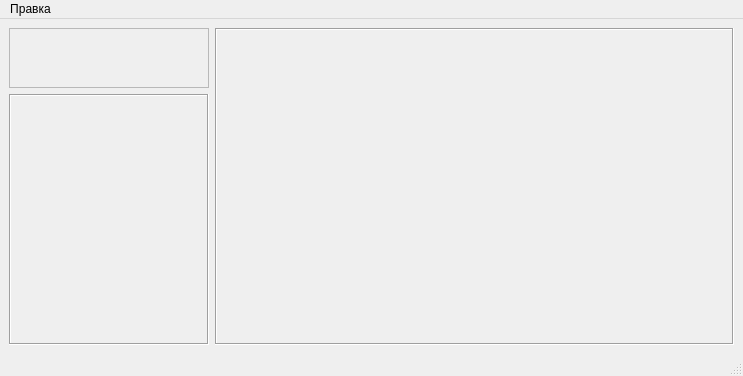
<?xml version="1.0" encoding="UTF-8"?>
<ui version="4.0">
 <class>MainWindow</class>
 <widget class="QMainWindow" name="MainWindow">
  <property name="geometry">
   <rect>
    <x>0</x>
    <y>0</y>
    <width>743</width>
    <height>376</height>
   </rect>
  </property>
  <property name="windowTitle">
   <string>MainWindow</string>
  </property>
  <widget class="QWidget" name="centralwidget">
   <layout class="QGridLayout" name="gridLayout">
    <item row="0" column="0">
     <widget class="QFrame" name="frame_2">
      <property name="frameShape">
       <enum>QFrame::StyledPanel</enum>
      </property>
      <property name="frameShadow">
       <enum>QFrame::Sunken</enum>
      </property>
      <layout class="QHBoxLayout" name="horizontalLayout">
       <item>
        <widget class="QPushButton" name="moveMode_pushButton">
         <property name="sizePolicy">
          <sizepolicy hsizetype="Minimum" vsizetype="Minimum">
           <horstretch>0</horstretch>
           <verstretch>0</verstretch>
          </sizepolicy>
         </property>
         <property name="minimumSize">
          <size>
           <width>40</width>
           <height>40</height>
          </size>
         </property>
         <property name="maximumSize">
          <size>
           <width>40</width>
           <height>40</height>
          </size>
         </property>
         <property name="text">
          <string/>
         </property>
         <property name="icon">
          <iconset resource="icons.qrc">
           <normaloff>:/images/move.png</normaloff>
           <normalon>:/images/move_pressed.png</normalon>:/images/move.png</iconset>
         </property>
         <property name="iconSize">
          <size>
           <width>40</width>
           <height>40</height>
          </size>
         </property>
         <property name="checkable">
          <bool>true</bool>
         </property>
         <property name="checked">
          <bool>false</bool>
         </property>
         <property name="default">
          <bool>false</bool>
         </property>
         <property name="flat">
          <bool>true</bool>
         </property>
        </widget>
       </item>
       <item>
        <widget class="QPushButton" name="rotateMode_pushButton">
         <property name="minimumSize">
          <size>
           <width>40</width>
           <height>40</height>
          </size>
         </property>
         <property name="maximumSize">
          <size>
           <width>40</width>
           <height>40</height>
          </size>
         </property>
         <property name="text">
          <string/>
         </property>
         <property name="icon">
          <iconset resource="icons.qrc">
           <normaloff>:/images/rotate.png</normaloff>
           <normalon>:/images/rotate_pressed.png</normalon>:/images/rotate.png</iconset>
         </property>
         <property name="iconSize">
          <size>
           <width>40</width>
           <height>40</height>
          </size>
         </property>
         <property name="checkable">
          <bool>true</bool>
         </property>
         <property name="checked">
          <bool>false</bool>
         </property>
         <property name="flat">
          <bool>true</bool>
         </property>
        </widget>
       </item>
       <item>
        <widget class="QPushButton" name="scaleMode_pushButton">
         <property name="enabled">
          <bool>true</bool>
         </property>
         <property name="minimumSize">
          <size>
           <width>40</width>
           <height>40</height>
          </size>
         </property>
         <property name="maximumSize">
          <size>
           <width>40</width>
           <height>40</height>
          </size>
         </property>
         <property name="text">
          <string/>
         </property>
         <property name="icon">
          <iconset resource="icons.qrc">
           <normaloff>:/images/scale.png</normaloff>
           <normalon>:/images/scale_pressed.png</normalon>:/images/scale.png</iconset>
         </property>
         <property name="iconSize">
          <size>
           <width>40</width>
           <height>40</height>
          </size>
         </property>
         <property name="checkable">
          <bool>true</bool>
         </property>
         <property name="flat">
          <bool>true</bool>
         </property>
        </widget>
       </item>
      </layout>
     </widget>
    </item>
    <item row="0" column="1" rowspan="2">
     <widget class="QFrame" name="frame">
      <property name="minimumSize">
       <size>
        <width>200</width>
        <height>200</height>
       </size>
      </property>
      <property name="frameShape">
       <enum>QFrame::Box</enum>
      </property>
      <property name="frameShadow">
       <enum>QFrame::Sunken</enum>
      </property>
      <layout class="QVBoxLayout" name="verticalLayout">
       <item>
        <widget class="PainterWidget" name="painter_widget" native="true">
         <property name="sizePolicy">
          <sizepolicy hsizetype="Expanding" vsizetype="Expanding">
           <horstretch>0</horstretch>
           <verstretch>0</verstretch>
          </sizepolicy>
         </property>
         <property name="minimumSize">
          <size>
           <width>0</width>
           <height>0</height>
          </size>
         </property>
         <property name="autoFillBackground">
          <bool>false</bool>
         </property>
        </widget>
       </item>
      </layout>
     </widget>
    </item>
    <item row="1" column="0">
     <widget class="QStackedWidget" name="parameters_stackedWidget">
      <property name="maximumSize">
       <size>
        <width>200</width>
        <height>16777215</height>
       </size>
      </property>
      <property name="frameShape">
       <enum>QFrame::Box</enum>
      </property>
      <property name="frameShadow">
       <enum>QFrame::Sunken</enum>
      </property>
      <property name="currentIndex">
       <number>0</number>
      </property>
      <widget class="QWidget" name="empty_page"/>
      <widget class="moveParameters" name="move_page"/>
      <widget class="RotateParameters" name="rotate_page"/>
      <widget class="ScaleParameters" name="scale_page"/>
     </widget>
    </item>
   </layout>
  </widget>
  <widget class="QMenuBar" name="menubar">
   <property name="geometry">
    <rect>
     <x>0</x>
     <y>0</y>
     <width>743</width>
     <height>22</height>
    </rect>
   </property>
   <widget class="QMenu" name="history_menu">
    <property name="title">
     <string>Правка</string>
    </property>
    <widget class="QMenu" name="showhistory_menu">
     <property name="title">
      <string>История операций</string>
     </property>
    </widget>
    <addaction name="backward_action"/>
    <addaction name="forward_action"/>
    <addaction name="showhistory_menu"/>
   </widget>
   <addaction name="history_menu"/>
  </widget>
  <widget class="QStatusBar" name="statusbar"/>
  <action name="backward_action">
   <property name="text">
    <string>Назад</string>
   </property>
   <property name="shortcut">
    <string>Ctrl+Z</string>
   </property>
  </action>
  <action name="forward_action">
   <property name="text">
    <string>Вперед</string>
   </property>
   <property name="shortcut">
    <string>Ctrl+Y</string>
   </property>
  </action>
 </widget>
 <customwidgets>
  <customwidget>
   <class>PainterWidget</class>
   <extends>QWidget</extends>
   <header location="global">painterwidget.h</header>
   <container>1</container>
  </customwidget>
  <customwidget>
   <class>moveParameters</class>
   <extends>QWidget</extends>
   <header location="global">moveparameters.h</header>
   <container>1</container>
  </customwidget>
  <customwidget>
   <class>RotateParameters</class>
   <extends>QWidget</extends>
   <header location="global">rotateparameters.h</header>
   <container>1</container>
  </customwidget>
  <customwidget>
   <class>ScaleParameters</class>
   <extends>QWidget</extends>
   <header location="global">scaleparameters.h</header>
   <container>1</container>
  </customwidget>
 </customwidgets>
 <resources>
  <include location="icons.qrc"/>
 </resources>
 <connections/>
</ui>
